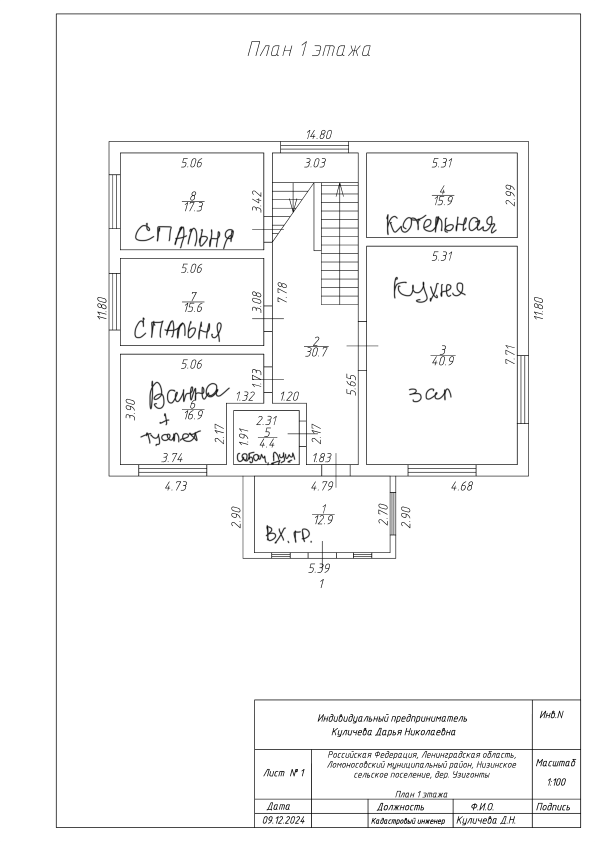
#> input picture homeaura-native-editor/examples/proposals/HA_TWO_FLOOR_TRIAL_001/floor_1_source_render.png, 1785 x 2526 px, found by its file name (shown at 1/3 size)
$ python generate_two_floor_route_draft.py
#> lines starting #> are read from the running program, lines starting #| are printed output that depends on the picture
from __future__ import annotations

import hashlib
import json
import math
from dataclasses import dataclass
from pathlib import Path

from PIL import Image, ImageDraw, ImageFont


ROOT = Path(r"C:\AI\HomeAuraEngineeringAgent")
SETUP = ROOT / "homeaura-native-editor" / "examples" / "proposals" / "HA_TWO_FLOOR_TRIAL_002"
OUTPUT = ROOT / "homeaura-native-editor" / "examples" / "proposals" / "HA_TWO_FLOOR_ROUTE_DRAFT_007"
PX_PER_M = 85.05
MM_PER_PX = 1000.0 / PX_PER_M


def font(size: int, bold: bool = False) -> ImageFont.FreeTypeFont:
    return ImageFont.truetype(str(Path(r"C:\Windows\Fonts") / ("seguisb.ttf" if bold else "segoeui.ttf")), size)


def sha256(path: Path) -> str:
    return hashlib.sha256(path.read_bytes()).hexdigest().upper()


def clean(points: list[tuple[int, int]]) -> list[tuple[int, int]]:
    out: list[tuple[int, int]] = []
    for point in points:
        snapped = (round(point[0] / 8.5) * 8.5, round(point[1] / 8.5) * 8.5)
        normalized = (int(round(snapped[0])), int(round(snapped[1])))
        if not out or out[-1] != normalized:
            out.append(normalized)
    return out


def rectangular_counterflow(box: tuple[int, int, int, int], entry_side: str) -> list[tuple[int, int]]:
    x0, y0, x1, y1 = box
    spacing = 17
    frame_count = max(0, min((x1 - x0 - 4 * spacing) // (4 * spacing), (y1 - y0 - 4 * spacing) // (4 * spacing)))
    if frame_count < 1:
        return elongated_meander(box, entry_side)
    points: list[tuple[int, int]] = [(x1, y0)]
    for index in range(frame_count + 1):
        left = x0 + 2 * spacing * index
        top = y0 + 2 * spacing * index
        bottom = y1 - 2 * spacing * index
        next_right = x1 - 2 * spacing * (index + 1)
        points.extend([(left, top), (left, bottom), (next_right, bottom)])
        if index < frame_count:
            points.append((next_right, y0 + 2 * spacing * (index + 1)))

    # One compact orthogonal centre turn onto the interleaved outward lane.
    final_right = x1 - 2 * spacing * (frame_count + 1)
    outward_top = y0 + (2 * frame_count + 1) * spacing
    outward_right = x1 - (2 * frame_count + 1) * spacing
    points.extend([(final_right, outward_top), (outward_right, outward_top)])

    for index in range(frame_count, -1, -1):
        left = x0 + (2 * index + 1) * spacing
        top = y0 + (2 * index + 1) * spacing
        right = x1 - (2 * index + 1) * spacing
        bottom = y1 - (2 * index + 1) * spacing
        if points[-1] != (right, top):
            points.append((right, top))
        points.extend([(right, bottom), (left, bottom)])
        if index > 0:
            outer_top = y0 + (2 * (index - 1) + 1) * spacing
            outer_right = x1 - (2 * (index - 1) + 1) * spacing
            points.extend([(left, outer_top), (outer_right, outer_top)])
    points = clean(points)
    if entry_side == "LEFT":
        center = x0 + x1
        points = [(center - x, y) for x, y in points]
    return clean(points)


def elongated_meander(box: tuple[int, int, int, int], entry_side: str) -> list[tuple[int, int]]:
    x0, y0, x1, y1 = box
    horizontal = (x1 - x0) >= (y1 - y0)
    spacing = 17
    points: list[tuple[int, int]] = []
    if horizontal:
        ys = list(range(y0, y1 + 1, spacing))
        points.append((x1, ys[0]))
        for i, y in enumerate(ys):
            other_x = x0 if i % 2 == 0 else x1
            points.append((other_x, y))
            if i + 1 < len(ys):
                points.append((other_x, ys[i + 1]))
    else:
        xs = list(range(x1, x0 - 1, -spacing))
        points.append((xs[0], y0))
        for i, x in enumerate(xs):
            other_y = y1 if i % 2 == 0 else y0
            points.append((x, other_y))
            if i + 1 < len(xs):
                points.append((xs[i + 1], other_y))
    if entry_side == "LEFT":
        center = x0 + x1
        points = [(center - x, y) for x, y in points]
    return clean(points)


def connect(start: tuple[int, int], end: tuple[int, int], lane_x: int) -> list[tuple[int, int]]:
    return clean([start, (lane_x, start[1]), (lane_x, end[1]), end])


def length_mm(points: list[tuple[int, int]]) -> float:
    return sum(math.dist(a, b) for a, b in zip(points, points[1:])) * MM_PER_PX


def orientation(a: tuple[int, int], b: tuple[int, int], c: tuple[int, int]) -> int:
    value = (b[0] - a[0]) * (c[1] - a[1]) - (b[1] - a[1]) * (c[0] - a[0])
    return (value > 0) - (value < 0)


def intersects(first, second) -> bool:
    a, b = first
    c, d = second
    if a in (c, d) or b in (c, d):
        return False
    o1, o2, o3, o4 = orientation(a, b, c), orientation(a, b, d), orientation(c, d, a), orientation(c, d, b)
    return o1 != o2 and o3 != o4


def self_intersections(points: list[tuple[int, int]]) -> int:
    segments = list(zip(points, points[1:]))
    count = 0
    for i in range(len(segments)):
        for j in range(i + 2, len(segments)):
            a, b = segments[i]
            c, d = segments[j]
            if not intersects(segments[i], segments[j]):
                continue
            cross = orientation(a, b, c) != 0 and orientation(a, b, d) != 0 and orientation(c, d, a) != 0 and orientation(c, d, b) != 0
            if cross:
                count += 1
    return count


@dataclass
class Candidate:
    route_id: str
    floor_id: str
    room: str
    box: tuple[int, int, int, int]
    entry_side: str
    topology: str = "RECTANGULAR_COUNTERFLOW"


COLORS = [
    "#00A7E1", "#7A49E5", "#E83E68", "#008A5B", "#A26700", "#F07A00", "#263C85",
    "#008C95", "#7B1E3A", "#5E9400", "#B24AA7", "#0066CC", "#8B5A2B", "#C43D00", "#3949AB",
]


FLOOR_1 = [
    Candidate("F1-C01", "FLOOR_1", "bedroom_17_3", (375, 480, 785, 730), "RIGHT"),
    Candidate("F1-C02", "FLOOR_1", "bedroom_15_6", (375, 805, 785, 1020), "RIGHT"),
    Candidate("F1-C03", "FLOOR_1", "bath_wc_left", (375, 1090, 510, 1380), "RIGHT", "ELONGATED_MEANDER"),
    Candidate("F1-C04", "FLOOR_1", "bath_wc_right", (535, 1090, 670, 1380), "RIGHT", "ELONGATED_MEANDER"),
    Candidate("F1-C05", "FLOOR_1", "hall_west", (690, 730, 795, 1380), "RIGHT", "ELONGATED_MEANDER"),
    Candidate("F1-C06", "FLOOR_1", "hall_south_west", (720, 1090, 875, 1380), "RIGHT", "ELONGATED_MEANDER"),
    Candidate("F1-C07", "FLOOR_1", "hall_south_east", (890, 1090, 1050, 1380), "RIGHT", "ELONGATED_MEANDER"),
    Candidate("F1-C08", "FLOOR_1", "boiler_room", (1140, 480, 1540, 690), "LEFT"),
    Candidate("F1-C09", "FLOOR_1", "kitchen_living_nw", (1140, 770, 1330, 1060), "LEFT"),
    Candidate("F1-C10", "FLOOR_1", "kitchen_living_ne", (1345, 770, 1540, 1060), "LEFT"),
    Candidate("F1-C11", "FLOOR_1", "kitchen_living_sw", (1140, 1080, 1330, 1380), "LEFT"),
    Candidate("F1-C12", "FLOOR_1", "kitchen_living_se", (1345, 1080, 1540, 1380), "LEFT"),
    Candidate("F1-C13", "FLOOR_1", "small_wc_shower", (705, 1190, 805, 1380), "RIGHT", "ELONGATED_MEANDER"),
    Candidate("F1-C14", "FLOOR_1", "entrance", (780, 1460, 1150, 1620), "RIGHT", "ELONGATED_MEANDER"),
]


ATTIC = [
    Candidate("A-C01", "ATTIC", "wardrobe", (410, 510, 810, 680), "RIGHT", "ELONGATED_MEANDER"),
    Candidate("A-C02", "ATTIC", "bedroom_north", (410, 740, 810, 950), "RIGHT"),
    Candidate("A-C03", "ATTIC", "bedroom_south", (410, 970, 810, 1180), "RIGHT"),
    Candidate("A-C04", "ATTIC", "bath_wc", (410, 1230, 810, 1410), "RIGHT", "ELONGATED_MEANDER"),
    Candidate("A-C05", "ATTIC", "hall_west", (840, 820, 940, 1410), "RIGHT", "ELONGATED_MEANDER"),
    Candidate("A-C06", "ATTIC", "hall_centre", (955, 820, 1060, 1410), "RIGHT", "ELONGATED_MEANDER"),
    Candidate("A-C07", "ATTIC", "hall_south", (840, 1210, 1100, 1410), "RIGHT", "ELONGATED_MEANDER"),
    Candidate("A-C08", "ATTIC", "children_26_left", (1140, 510, 1340, 880), "LEFT"),
    Candidate("A-C09", "ATTIC", "children_26_right", (1360, 510, 1570, 880), "LEFT"),
    Candidate("A-C10", "ATTIC", "wc_5_1", (1140, 930, 1325, 1075), "LEFT", "ELONGATED_MEANDER"),
    Candidate("A-C11", "ATTIC", "wc_5_3", (1340, 930, 1570, 1075), "LEFT", "ELONGATED_MEANDER"),
    Candidate("A-C12", "ATTIC", "children_20_north", (1140, 1120, 1570, 1250), "LEFT", "ELONGATED_MEANDER"),
    Candidate("A-C13", "ATTIC", "children_20_south", (1140, 1270, 1570, 1410), "LEFT", "ELONGATED_MEANDER"),
]


def make_routes(candidates: list[Candidate], hub: tuple[int, int], is_attic: bool) -> list[dict]:
    routes = []
    for index, candidate in enumerate(candidates):
        body = elongated_meander(candidate.box, candidate.entry_side) if candidate.topology == "ELONGATED_MEANDER" else rectangular_counterflow(candidate.box, candidate.entry_side)
        # Keep the heating body visually readable on the architectural plan.
        # Collector transits stay explicit in the data contract and the riser diagram;
        # they are not overplotted across walls until portal lanes are traced canonically.
        points = body
        known_length = length_mm(body)
        routes.append({
            "route_id": candidate.route_id,
            "floor_id": candidate.floor_id,
            "room_or_territory": candidate.room,
            "topology": candidate.topology,
            "collector_id": "K1",
            "supply_port_index": index * 2 + (28 if is_attic else 0),
            "return_port_index": index * 2 + 1 + (28 if is_attic else 0),
            "heating_body_points_px": [{"x": x, "y": y} for x, y in body],
            "ordered_plan_points_px": None,
            "known_heating_body_length_mm": round(known_length),
            "known_planar_length_mm": None,
            "vertical_supply_length_mm": None if is_attic else 0,
            "vertical_return_length_mm": None if is_attic else 0,
            "total_length_mm": None,
            "self_intersection_count": None,
            "collector_transit_status": "NOT_ROUTED_UNTIL_PORTALS_TRACED",
            "training_label": "DRAFT",
        })
    return routes


def draw_routes(background: Path, routes: list[dict], destination: Path, title: str, note: str) -> None:
    image = Image.open(background).convert("RGBA")
    draw = ImageDraw.Draw(image, "RGBA")
    draw.rounded_rectangle((180, 125, 1640, 300), radius=18, fill="#071A21EE", outline="#00CFC0", width=4)
    draw.text((210, 145), title, font=font(30, True), fill="#FFFFFF")
    draw.text((210, 190), note, font=font(21), fill="#C8F7F2")
    draw.text((210, 225), f"Тел контуров: {len(routes)} · коллекторные транзиты пока вынесены из плана", font=font(21), fill="#C8F7F2")
    for index, route in enumerate(routes):
        color = COLORS[index % len(COLORS)]
        points = [(item["x"], item["y"]) for item in route["heating_body_points_px"]]
        draw.line(points, fill=color, width=4, joint="curve")
        midpoint = points[len(points) // 2]
        label = route["route_id"] + f" · тело {route['known_heating_body_length_mm']/1000:.1f} м"
        draw.text(midpoint, label, font=font(15, True), fill=color, stroke_width=3, stroke_fill="#FFFFFF")
    image.convert("RGB").save(destination, quality=95)


def draw_riser(routes: list[dict], destination: Path) -> None:
    image = Image.new("RGB", (1500, 1000), "#07151B")
    draw = ImageDraw.Draw(image)
    draw.text((80, 55), "R1 — НЕПРЕРЫВНОСТЬ МАНСАРДНЫХ КОНТУРОВ", font=font(34, True), fill="#FFFFFF")
    draw.text((80, 105), "Один К1 в котельной; для каждого контура отдельные подача и обратка.", font=font(23), fill="#B8E9E5")
    draw.rounded_rectangle((90, 190, 420, 870), radius=25, outline="#00D4C4", width=5)
    draw.text((145, 220), "К1 · КОТЕЛЬНАЯ", font=font(25, True), fill="#00D4C4")
    draw.rounded_rectangle((1080, 190, 1410, 870), radius=25, outline="#00D4C4", width=5)
    draw.text((1130, 220), "МАНСАРДА R1", font=font(25, True), fill="#00D4C4")
    for index, route in enumerate(routes):
        y = 285 + index * 42
        color = COLORS[index % len(COLORS)]
        draw.line((350, y, 1140, y), fill=color, width=4)
        draw.line((350, y + 10, 1140, y + 10), fill=color, width=4)
        draw.text((610, y - 18), route["route_id"], font=font(17, True), fill=color, stroke_width=2, stroke_fill="#07151B")
    draw.text((505, 900), "Вертикальная длина не указана — итоговые длины NOT_EVALUATED", font=font(22, True), fill="#FFB74D")
    image.save(destination, quality=95)


def main() -> None:
    OUTPUT.mkdir(parents=True, exist_ok=False)
    floor_routes = make_routes(FLOOR_1, (1135, 650), False)
    attic_routes = make_routes(ATTIC, (1090, 845), True)
    draw_routes(
        SETUP / "floor_1_source_render.png",
        floor_routes,
        OUTPUT / "floor_1_route_draft.png",
        "ЭТАЖ 1 · МАРШРУТНЫЙ ЧЕРНОВИК 001",
        "К1 в котельной; под лестницей греем, кроме первых трёх ступеней.",
    )
#> the loop in draw_routes, `for index, route in enumerate(routes):` made 14 passes
#> midpoint on passes 1 to 12: (680, 561), (680, 892), (442, 1088), (604, 1088), (748, 731), (790, 1377), (969, 1377), (1241, 561), (1216, 824), (1411, 824), (1216, 1130), (1411, 1130)
#> in draw_routes, `image.convert("RGB").save(destination, quality=95)`:
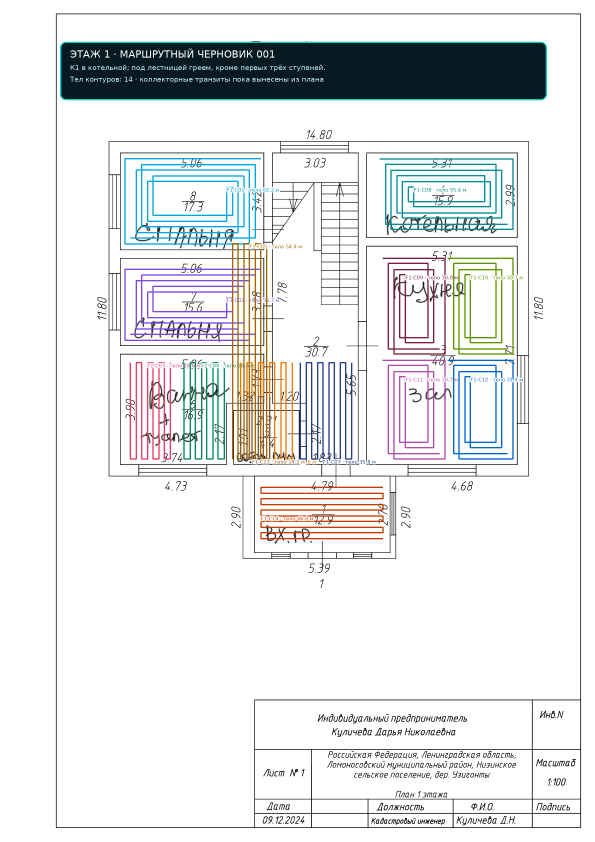
#> saved as floor_1_route_draft.png: PIL image 1785x2526 RGB (shown at 1/3 size); mean R, G, B 228.4, 230.2, 230.8
    draw_routes(
        SETUP / "attic_source_render.png",
        attic_routes,
        OUTPUT / "attic_route_draft.png",
        "МАНСАРДА · МАРШРУТНЫЙ ЧЕРНОВИК 001",
        "Фрагменты связаны с К1 отдельными линиями через R1; лестничный проём не перекрывается.",
    )
#> call 2 of draw_routes, with title = 'МАНСАРДА · МАРШРУТНЫЙ ЧЕРНОВИК 001'
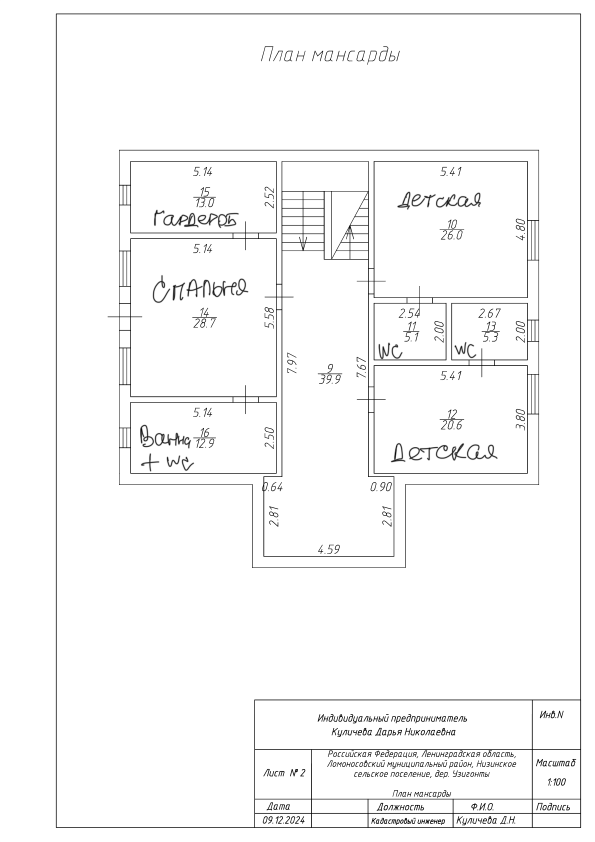
#> input picture homeaura-native-editor/examples/proposals/HA_TWO_FLOOR_TRIAL_001/attic_source_render.png, 1785 x 2526 px, found by its file name (shown at 1/3 size)
#> the loop in draw_routes (call 2), `for index, route in enumerate(routes):` made 13 passes
#> midpoint on passes 1 to 12: (808, 595), (706, 824), (706, 1054), (808, 1318), (892, 1411), (1012, 816), (1096, 1309), (1207, 561), (1462, 595), (1326, 994), (1572, 994), (1139, 1190)
#> in draw_routes (call 2), `image.convert("RGB").save(destination, quality=95)`:
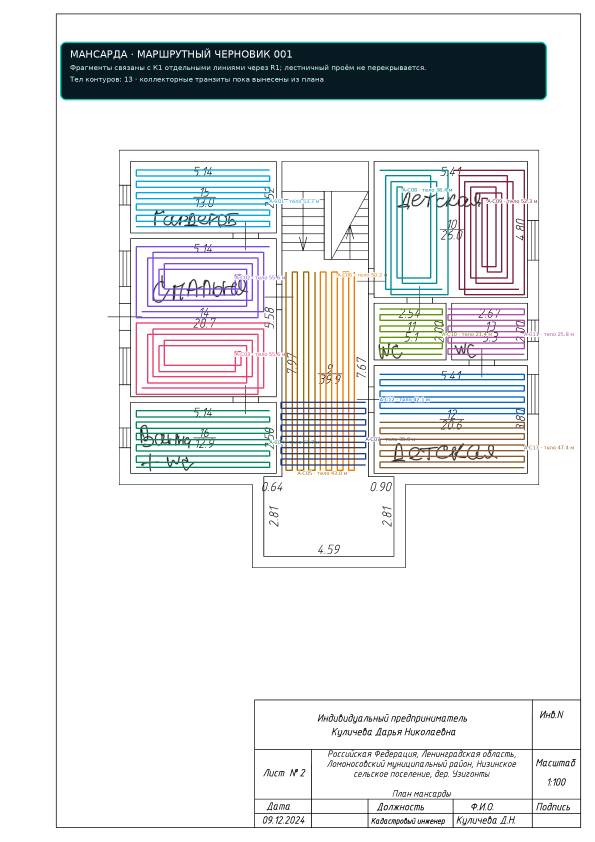
#> saved as attic_route_draft.png: PIL image 1785x2526 RGB (shown at 1/3 size); mean R, G, B 228.5, 230, 230.9
    draw_riser(attic_routes, OUTPUT / "riser_R1_continuity.png")
#> in draw_riser, `image = Image.new("RGB", (1500, 1000), "#07151B")`:
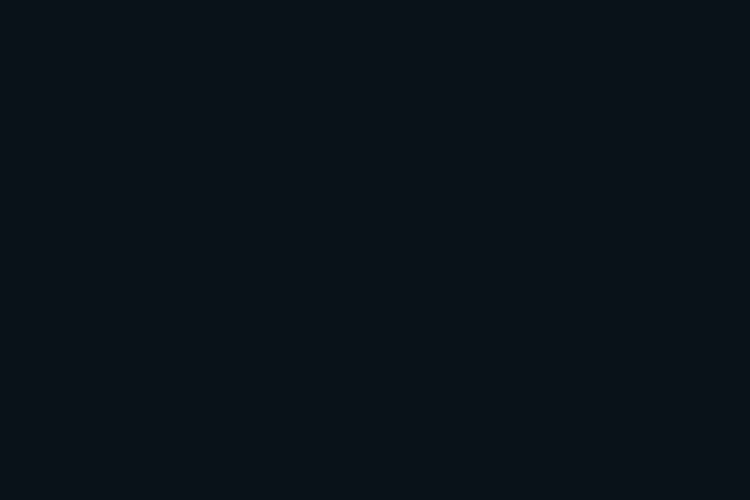
#> image: PIL image 1500x1000 RGB (shown at 1/2 size); mean R, G, B 7, 21, 27
#> in draw_riser, `image.save(destination, quality=95)`:
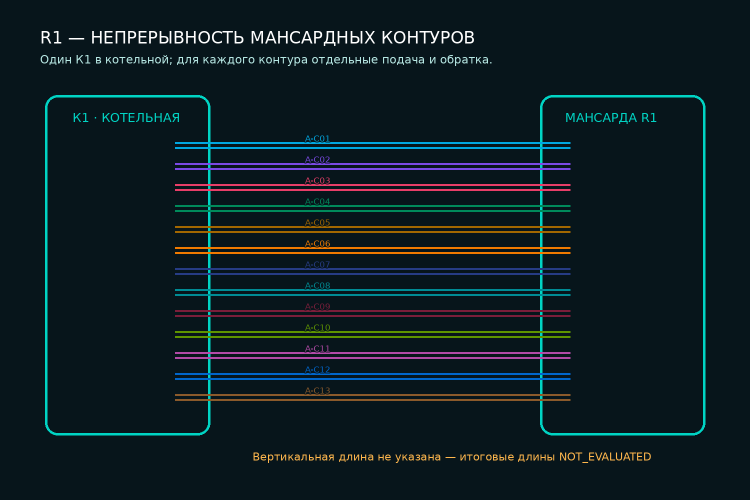
#> saved as riser_R1_continuity.png: PIL image 1500x1000 RGB (shown at 1/2 size); mean R, G, B 14.4, 30.1, 35.5

    all_routes = floor_routes + attic_routes
    validation = {
        "status": "DRAFT_BODY_LAYOUT_READY_FOR_REVIEW",
        "deterministic": "PASS",
        "source_contract": "PASS",
        "collector_count": {"value": 1, "result": "PASS"},
        "floor_1_route_count": len(floor_routes),
        "attic_route_count": len(attic_routes),
        "one_colour_per_route": "PASS",
        "heating_body_points_present": "PASS",
        "known_heating_body_length_calculated": "PASS",
        "complete_ordered_routes": "NOT_EVALUATED",
        "riser_pair_per_attic_route": "PASS",
        "raster_trace_accuracy": "NOT_EVALUATED",
        "wall_portal_legality": "NOT_EVALUATED",
        "heating_body_self_intersections": "NOT_EVALUATED",
        "inter_circuit_crossings": "NOT_EVALUATED",
        "first_three_tread_exact_polygon": "NOT_EVALUATED",
        "riser_vertical_length": "NOT_EVALUATED",
        "attic_total_40_80m": "NOT_EVALUATED",
        "hydraulics_and_manifold_capacity": "NOT_EVALUATED",
        "note": "This is a visual routing draft, not accepted canonical engineering geometry.",
    }
    geometry = {
        "schema_version": "homeaura-two-floor-route-proposal-0.1",
        "trial_id": "HA_TWO_FLOOR_ROUTE_DRAFT_007",
        "training_label": "DRAFT",
        "units": "mm",
        "plan_calibration": {"pixels_per_metre": PX_PER_M, "basis": "visible 14.80m and 11.80m first-floor dimensions", "accuracy": "DRAFT_RASTER"},
        "collector": {"collector_id": "K1", "floor_id": "FLOOR_1", "room": "boiler_room", "plan_anchor_px": {"x": 1135, "y": 650}},
        "riser": {"riser_id": "R1", "attic_anchor_px": {"x": 1090, "y": 845}, "vertical_length_mm": None, "shared_pipe_trunk": False, "distinct_pipe_count": len(attic_routes) * 2},
        "heating_scope": {"under_furniture": True, "under_equipment": True, "under_stair": True, "first_three_treads_no_lay": True, "attic_stair_opening_physical_void": True},
        "routes": all_routes,
        "validation_file": "validation.json",
    }
    (OUTPUT / "geometry_draft.json").write_text(json.dumps(geometry, ensure_ascii=False, indent=2), encoding="utf-8")
    (OUTPUT / "validation.json").write_text(json.dumps(validation, ensure_ascii=False, indent=2), encoding="utf-8")
    report = f"""# HA_TWO_FLOOR_ROUTE_DRAFT_007

Создан первый визуальный маршрутный черновик для двух этажей по правилам владельца.

- Один коллектор `К1` в котельной.
- Первый этаж: {len(floor_routes)} цветных тел контуров.
- Мансарда: {len(attic_routes)} цветных тел контуров.
- Стояк `R1`: {len(attic_routes) * 2} отдельных вертикальных труб, без общего трубопровода и ветвлений.
- Пол под мебелью, оборудованием и основной лестницей включён.
- Под первыми тремя ступенями первого этажа оставлено исключение.
- Физический лестничный проём мансарды не перекрывается трубой.

Черновик не принят: коллекторные транзиты не проведены поверх стен до трассировки дверных порталов. Точный полигон трёх ступеней, межконтурные пересечения и высота стояка ещё не подтверждены. Поэтому полные маршруты, итоговые длины и ограничение 40–80 м имеют статус `NOT_EVALUATED`.
"""
    (OUTPUT / "report.md").write_text(report, encoding="utf-8")
    files = []
#> (the run stopped early here; a loop or call above may not have finished)
